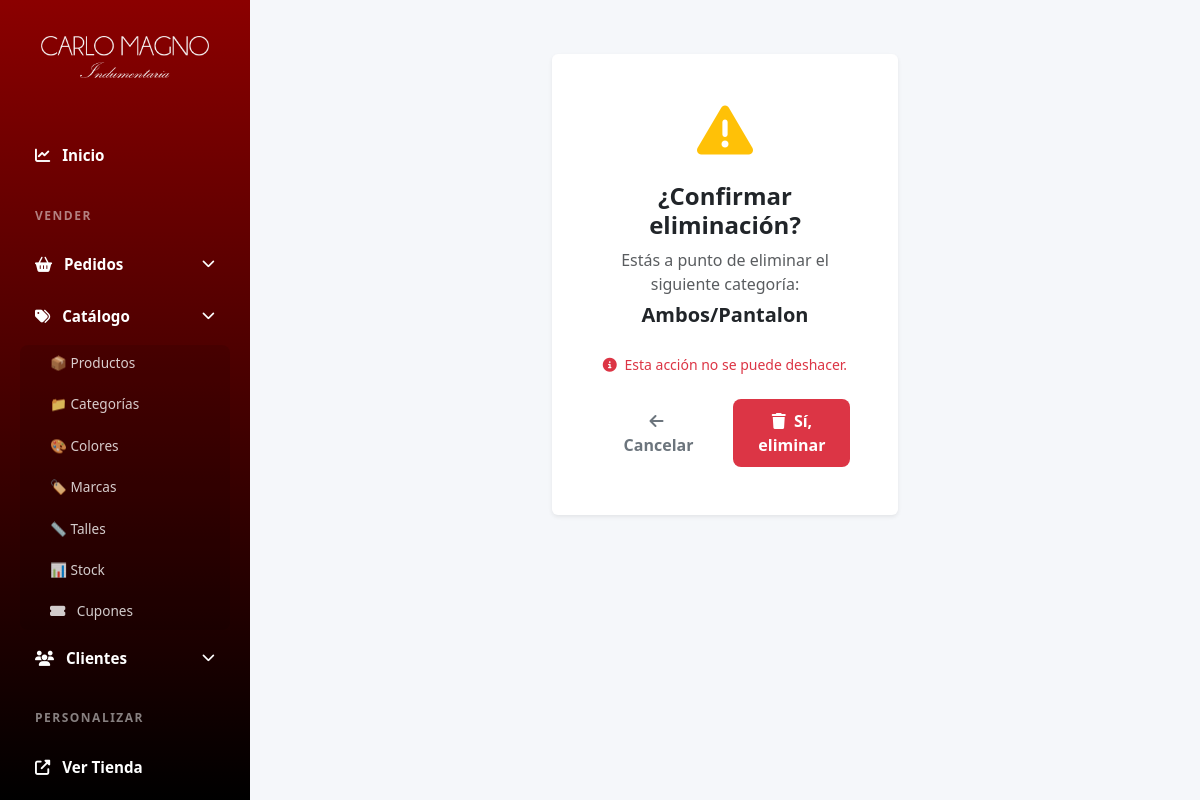
/panel/categorias/79/eliminar/ (signed in), run on an earlier commit of the app's database.
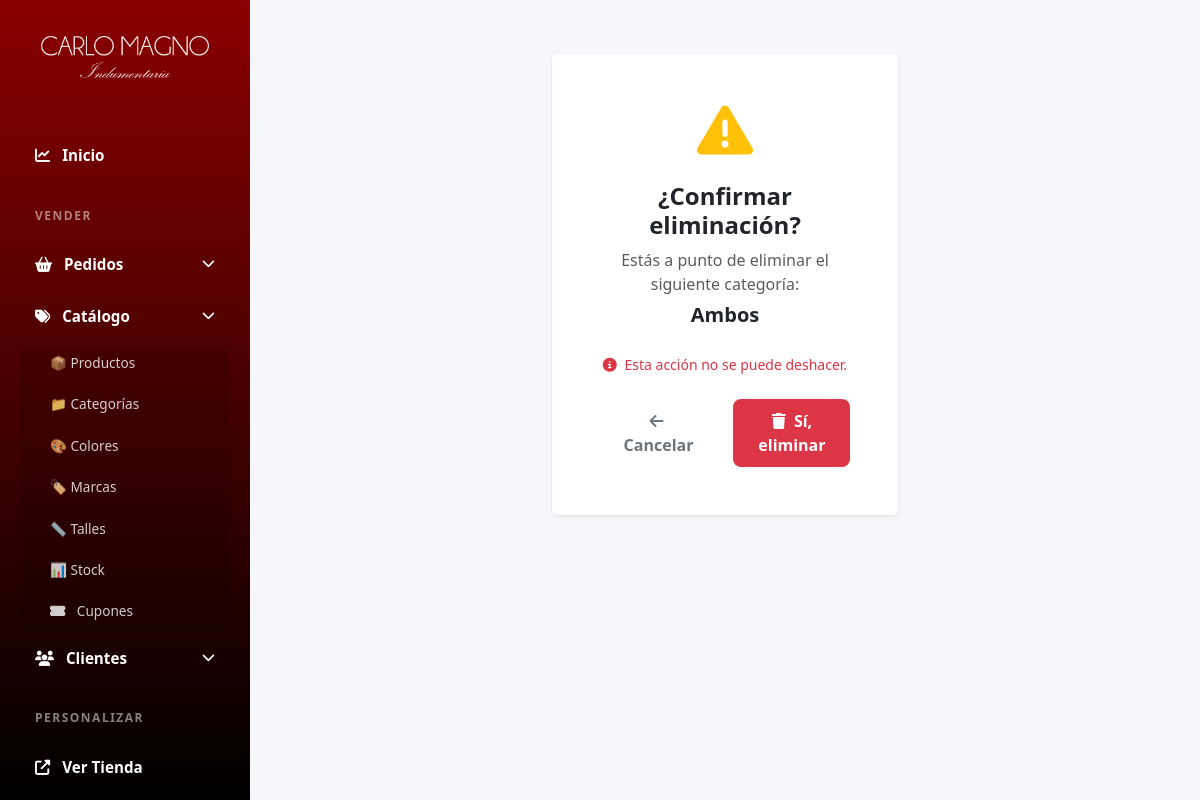
And on a later commit of the database.
### productos/models.py (models this page shows)
class Categoria(models.Model):
    nombre = models.CharField(max_length=100, verbose_name='Nombre')
    descripcion = models.TextField(blank=True, verbose_name='Descripción')
    parent = models.ForeignKey(
        'self',
        on_delete=models.CASCADE,
        null=True,
        blank=True,
        related_name='subcategorias',
        verbose_name='Categoría Padre'
    )
    class Meta:
        verbose_name = 'Categoría'
        verbose_name_plural = 'Categorías'
        ordering = ['nombre']
    def __str__(self):
        if self.parent:
            return f"{self.parent.nombre} > {self.nombre}"
        return self.nombre

### custom_admin/views.py (the view)
# urls.py: path('panel/categorias/<int:pk>/eliminar/', admin_views.eliminar_categoria, name='eliminar_categoria'),
@login_required(login_url='login')
def eliminar_categoria(request, pk):
    if not request.user.is_staff:
        return redirect('home')
    categoria = get_object_or_404(Categoria, pk=pk)
    if request.method == 'POST':
        categoria.delete()
        messages.success(request, '✅ Categoría eliminada exitosamente')
        return redirect('categorias')
    return render(request, 'custom_admin/confirm_eliminar.html', {
        'object': categoria,
        'type': 'categoría'
    })

### productos/context_processors.py (called while the page is built, shortened)
def cart_processor(request):
    carrito = None
    cantidad_total = 0
    if request.user.is_authenticated:
        try:
            carrito = Carrito.objects.get(usuario=request.user)
            cantidad_total = carrito.get_cantidad_total()
        except Carrito.DoesNotExist:
            pass
    return {
        'carrito': carrito,
        'carrito_cantidad': cantidad_total
    }

### productos/models.py (called while the page is built)
    def get_cantidad_total(self):
        return sum(item.cantidad for item in self.items.all())

### templates/custom_admin/confirm_eliminar.html (shortened to what this page needs)
{% extends 'custom_admin/base.html' %}
{% block content %}
<div class="container-fluid py-4">
    <div class="row justify-content-center">
        <div class="col-md-6 col-lg-5">
            <div class="card shadow-sm border-0">
                <div class="card-body text-center p-5">
                    <div class="mb-4">
                        <i class="fas fa-exclamation-triangle text-warning" style="font-size: 3.5rem;"></i>
                    </div>
                    <h4 class="card-title fw-bold mb-2">¿Confirmar eliminación?</h4>
                    <p class="text-muted mb-1">Estás a punto de eliminar el siguiente {{ type }}:</p>
                    <p class="fw-semibold fs-5 mb-4">{{ object }}</p>
                    <p class="text-danger small mb-4">
                        <i class="fas fa-info-circle me-1"></i>
                        Esta acción no se puede deshacer.
                    </p>
                    <form method="post">
                        <div class="d-flex gap-3 justify-content-center">
                            <a href="javascript:history.back()" class="btn btn-outline-secondary px-4">
                                <i class="fas fa-arrow-left me-1"></i> Cancelar
                            </a>
                            <button type="submit" class="btn btn-danger px-4">
                                <i class="fas fa-trash me-1"></i> Sí, eliminar
                            </button>
                        </div>
                    </form>
                </div>
            </div>
        </div>
    </div>
</div>
{% endblock %}

What changed in the data, as far as the page shows it:
changed Categoria: parent+nombre "Ambos/Pantalon" → "Ambos"
